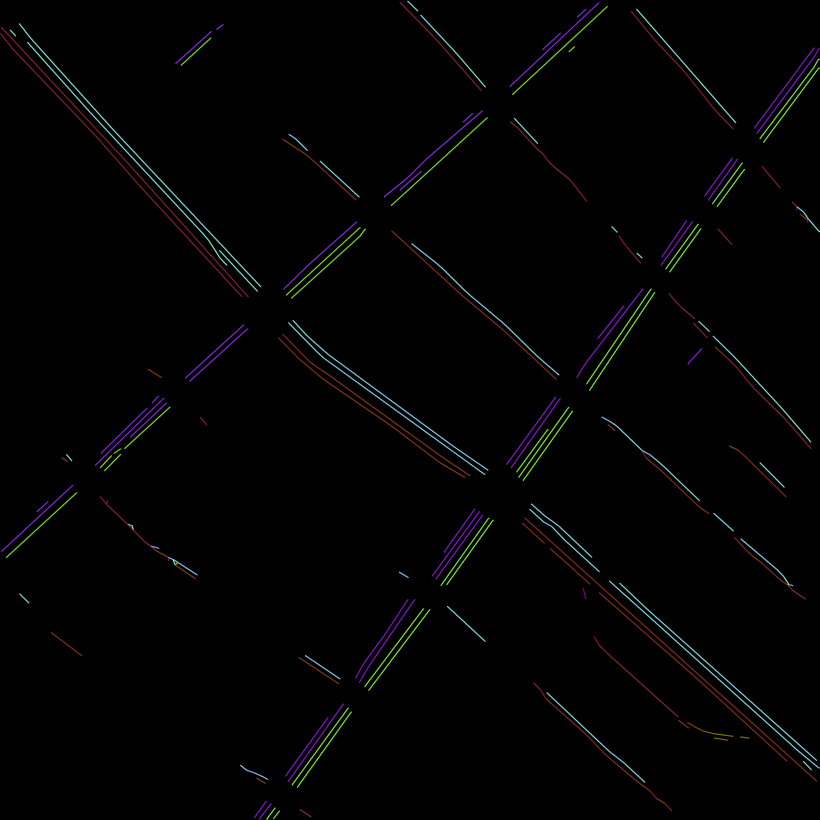
#> input picture code_for_reference_untested/lane_geo_evaluate/prop.png, 4096 x 4096 px (shown at 1/5 size)
$ python main.py ../../code_for_reference_untested/lane_geo_evaluate/prop.png ../../code_for_reference_untested/lane_geo_evaluate/prop.png ../../code_for_reference_untested/lane_geo_evaluate/prop.png
#> lines starting #> are read from the running program, lines starting #| are printed output that depends on the picture
import os
import sys
sys.path.append(os.path.dirname(sys.path[0]))

import cv2
import json
import sys
import os
import numpy as np
from time import time, sleep
from roadstructure import LaneMap

import math
import pickle
import requests

LITE_RENDER = False

image = cv2.imread(sys.argv[1])
#> image is the input picture: shape (4096, 4096, 3); mean B, G, R 2.6, 2.6, 2.7

if len(sys.argv) > 4:
    b,g,r = np.copy(image[:,:,0]), np.copy(image[:,:,1]), np.copy(image[:,:,2])
    image[:,:,0] = r
    image[:,:,1] = b
    image[:,:,2] = g


margin = 128
margin_for_cnn = 512

image = np.pad(image, [[margin, margin], [margin, margin],[0,0]], 'constant')
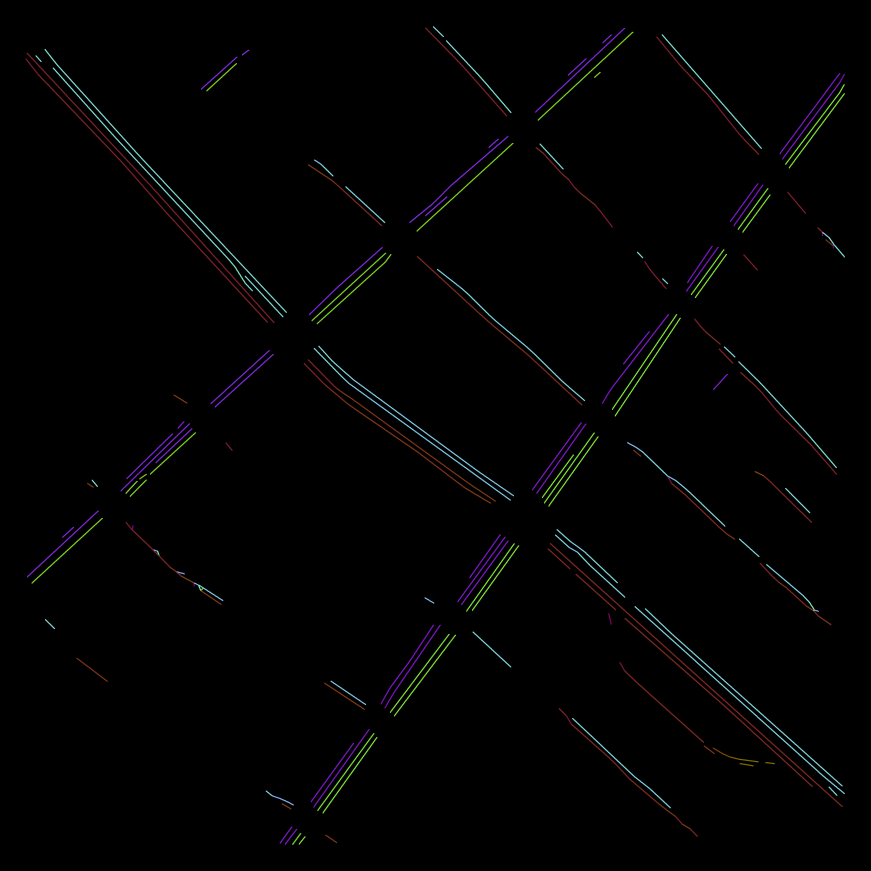
#> image: shape (4352, 4352, 3) (shown at 1/5 size); mean B, G, R 2.3, 2.3, 2.4
image = image # // 4 * 3
image_for_cnn = np.pad(image, [[margin_for_cnn-margin, margin_for_cnn-margin], [margin_for_cnn-margin, margin_for_cnn-margin],[0,0]], 'constant')
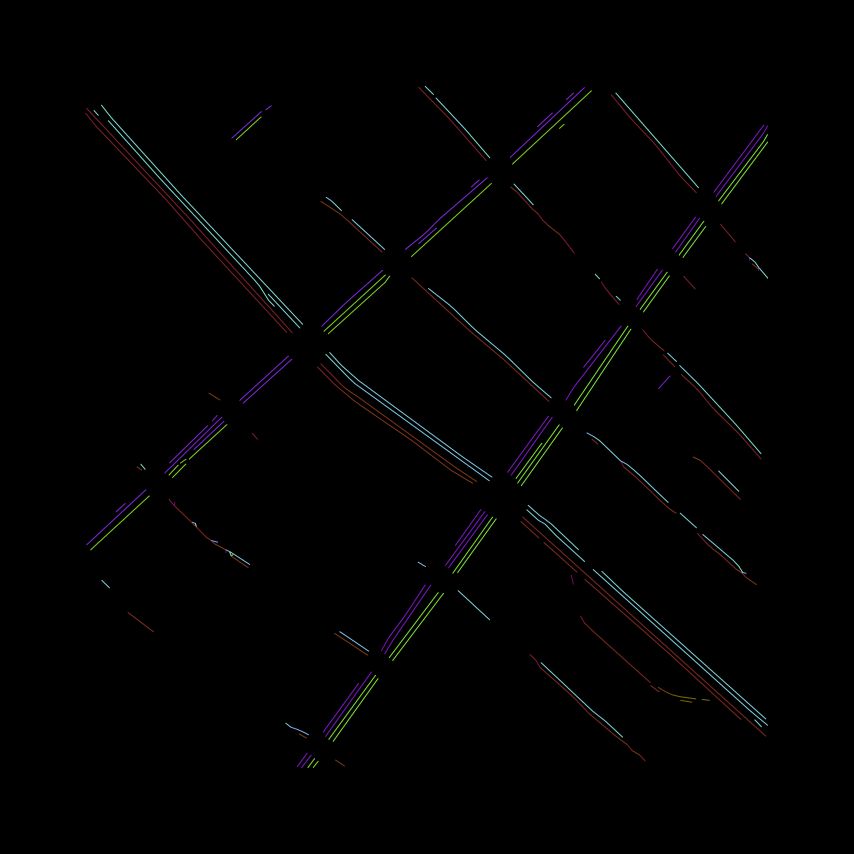
#> image_for_cnn: shape (5120, 5120, 3) (shown at 1/6 size); mean B, G, R 1.7, 1.6, 1.7

dim = np.shape(image)
#> dim = (4352, 4352, 3)
imageDim = dim
#> imageDim = (4352, 4352, 3)
#windowsize = [1800,960]
#windowsize = [1560,900]
#windowsize = [1440,800]
windowsize = [1440,1200]
pos = [0,0]
frame = image[pos[1]:pos[1] + windowsize[1], pos[0]:pos[0] + windowsize[0], :]
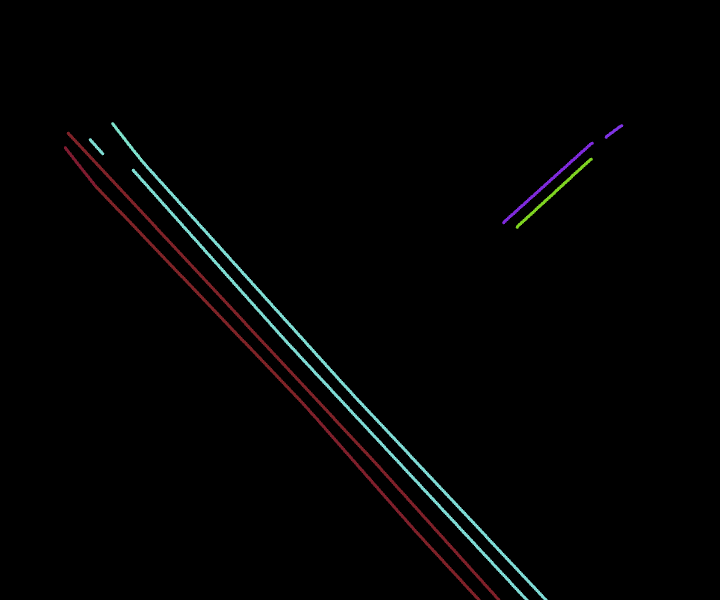
#> frame: shape (1200, 1440, 3) (shown at 1/2 size); mean B, G, R 2.5, 2.4, 2.4
minimap = cv2.resize(image, (256,256))
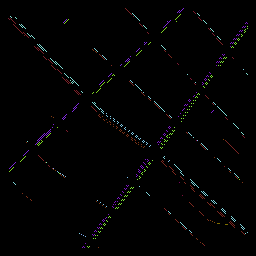
#> minimap: shape (256, 256, 3); mean B, G, R 2.4, 2.3, 2.4
renderTime = 0

vis_switch_no_direction = False
vis_switch_no_arrow = False
vis_switch_no_minimap = False
vis_switch_no_diff_way_and_link = False
vis_switch_no_vertices = False
vis_switch_no_way = False
vis_switch_no_link = False


if len(sys.argv) > 2:
    annotation = sys.argv[2]
else:
    if ".jpg" in sys.argv[1]:
        annotation = sys.argv[1].replace(".jpg", "_label.p")
    else:
        annotation = sys.argv[1].replace(".png", "_label.p")

if os.path.exists(annotation):
#> (the run stopped early here; a loop or call above may not have finished)
